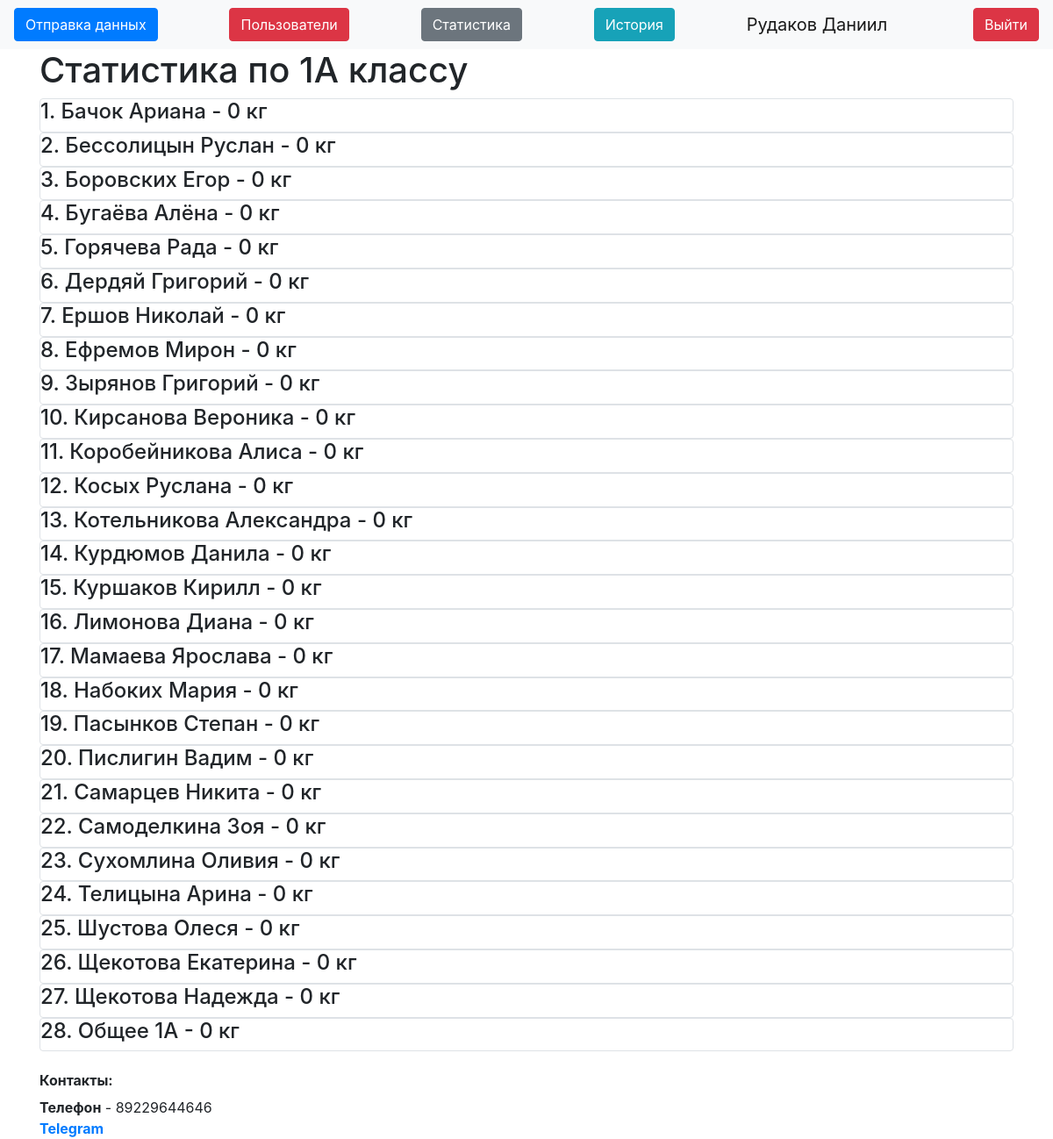
/stats1a (signed in), run on the app's committed database.
### data/users.py (models this page shows, shortened)
class User(SqlAlchemyBase, UserMixin):
    __tablename__ = 'users'
    id = sqlalchemy.Column(sqlalchemy.Integer,
                           primary_key=True, autoincrement=True)
    name = sqlalchemy.Column(sqlalchemy.String, nullable=True)
    about = sqlalchemy.Column(sqlalchemy.String, nullable=True)
    email = sqlalchemy.Column(sqlalchemy.String,
                              index=True, unique=True, nullable=True)
    hashed_password = sqlalchemy.Column(sqlalchemy.String, nullable=True)
    is_admin = sqlalchemy.Column(sqlalchemy.Boolean)
    got = sqlalchemy.Column(sqlalchemy.Integer, default=0)
    got_pupils = sqlalchemy.Column(sqlalchemy.Integer, default=0)
    kilograms = orm.relationship("Kilograms", back_populates='user')

### data/Pupils.py (models this page shows)
class Pupils(SqlAlchemyBase):
    __tablename__ = 'Pupils'
    id = sqlalchemy.Column(sqlalchemy.Integer, autoincrement=True, primary_key=True)
    name = sqlalchemy.Column(sqlalchemy.String)
    value = sqlalchemy.Column(sqlalchemy.Integer, default=0)
    grade = sqlalchemy.Column(sqlalchemy.String)
    kilo = orm.relationship("Kilograms", back_populates="pupil")

### server.py (the view)
@app.route("/stats1a")
@login_required
def stats1a():
    db_sess = db_session.create_session()
    pupils = db_sess.query(Pupils).filter(Pupils.grade == "1А").all()
    return render_template("stats_grade.html", db=pupils, grade="1А", title="1А статистика")

### data/db_session.py (called while the page is built)
def create_session() -> Session:
    global __factory
    return __factory()

### server.py (called while the page is built)
@login_manager.user_loader
def load_user(user_id):
    db_sess = db_session.create_session()
    return db_sess.query(User).get(user_id)

### templates/stats_grade.html
{% extends "base.html" %}
{% block content %}
{% if current_user.is_admin %}
<h1>Статистика по {{grade}} классу</h1>
{% for item in db%}
<div class="col-md6 border rounded">
    <h4>{{item.name}} - {{item.value}} кг</h4>
</div>
{% endfor %}
{% endif %}
{% endblock %}

### templates/base.html (shortened to what this page needs)
<!doctype html>
<html lang="en">
<head>
    <link rel="stylesheet"
          href="https://stackpath.bootstrapcdn.com/bootstrap/4.4.1/css/bootstrap.min.css"
>
</head>
<body>
<header>
    <nav class="navbar navbar-light bg-light">
        {% if current_user.is_authenticated %}
        <a type="button" class="btn btn-primary" href="/">Отправка данных</a>
        {% if current_user.is_admin %}
        <a class="btn btn-danger" href="/users">Пользователи</a>
        <a class="btn btn-secondary" href="/stats">Статистика</a>
        {% endif %}
        <a class="btn btn-info" href="/history">История</a>
        <a class="navbar-brand" href="">{{ current_user.name }}</a>
        <a class="btn btn-danger" href="/logout">Выйти</a>
        {% else %}
        <p>
            <a class="btn btn-success" href="/login">Войти</a>
        </p>
        {% endif %}
    </nav>
</header>
<main role="main" class="container">
    {% block content %}{% endblock %}
    <h6><b>Контакты:</b></h6>
    <div>
        <b>Телефон</b> - 89229644646</br>
        <b><a href="https://t.me/mc_Danik">Telegram</a></b>
    </div>
</main>
</body>
</html>

### data on the page
User: name "Рудаков Даниил"
Pupils: name "1. Бачок Ариана", value "0"
Pupils: name "2. Бессолицын Руслан", value "0"
Pupils: name "3. Боровских Егор", value "0"
Pupils: name "4. Бугаёва Алёна", value "0"
Pupils: name "5. Горячева Рада", value "0"
Pupils: name "6. Дердяй Григорий", value "0"
Pupils: name "7. Ершов Николай", value "0"
Pupils: name "8. Ефремов Мирон", value "0"
Pupils: name "9. Зырянов Григорий", value "0"
Pupils: name "10. Кирсанова Вероника", value "0"
Pupils: name "11. Коробейникова Алиса", value "0"
Pupils: name "12. Косых Руслана", value "0"
Pupils: name "13. Котельникова Александра", value "0"
Pupils: name "14. Курдюмов Данила", value "0"
Pupils: name "15. Куршаков Кирилл", value "0"
Pupils: name "16. Лимонова Диана", value "0"
Pupils: name "17. Мамаева Ярослава", value "0"
Pupils: name "18. Набоких Мария", value "0"
Pupils: name "19. Пасынков Степан", value "0"
Pupils: name "20. Пислигин Вадим", value "0"
Pupils: name "21. Самарцев Никита", value "0"
Pupils: name "22. Самоделкина Зоя", value "0"
Pupils: name "23. Сухомлина Оливия", value "0"
Pupils: name "24. Телицына Арина", value "0"
Pupils: name "25. Шустова Олеся", value "0"
Pupils: name "26. Щекотова Екатерина", value "0"
Pupils: name "27. Щекотова Надежда", value "0"
Pupils: name "28. Общее 1А", value "0"

### other printed values
{{ grade }} "1А"
